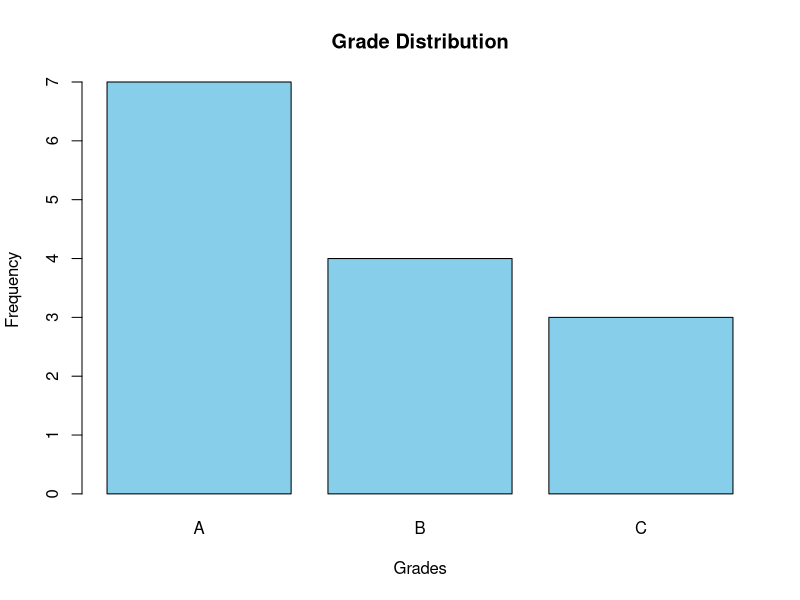
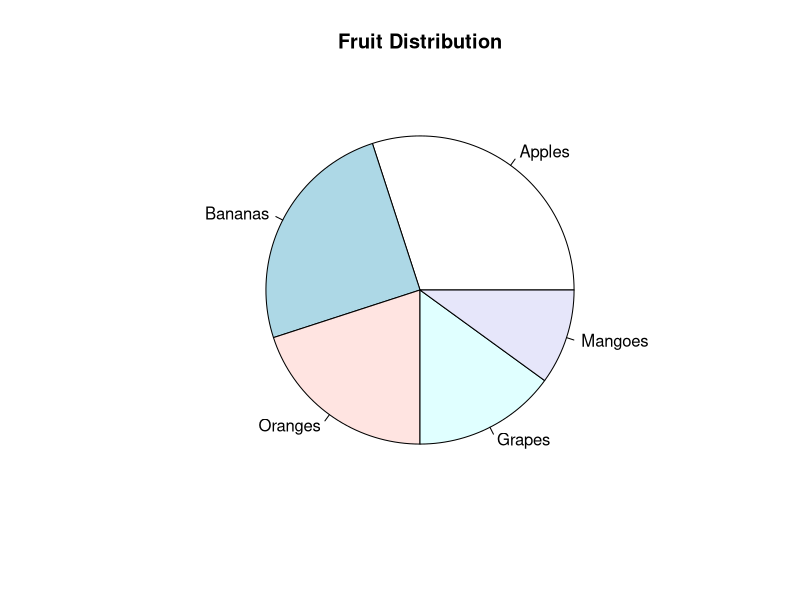

The R script that drew these images, in order:
## ---- chunk 1
# Muestra
grades <- c("A", "B", "A", "C", "B", "A", "A", "C", "B", "A", "A", "A", "B", "C")

# Crear una tabla de frecuencias utilizando la función table()
freq_table <- table(grades)
freq_table
## ---- chunk 2
# Creat gráfico de barras utilizando barplot()
barplot(freq_table, main = "Grade Distribution", xlab = "Grades", ylab = "Frequency", col = "skyblue")
## ---- chunk 3
# Muestra datos
fruits <- c("Apples", "Bananas", "Oranges", "Grapes", "Mangoes")
percentages <- c(30, 25, 20, 15, 10)

# Crear un gráfico circular utilizando pie()
pie(percentages, labels = fruits, main = "Fruit Distribution")
## ---- chunk 4
# Datos de muestra (puntuaciones de exámenes)
scores <- c(85, 92, 88, 78, 95, 89, 84, 90, 86, 93)

# Calcula la puntuación media (promedio)
mean_score <- mean(scores)
mean_score

# Calcula la puntuación mediana
median_score <- median(scores)
median_score 

# Calcula las puntuaciones mínimas y máximas
min_score <- min(scores)
min_score
max_score <- max(scores)
max_score

# Calcula el rango de puntuaciones
score_range <- max_score - min_score
score_range

# Calcula la desviación estándar de las puntuaciones
score_sd <- sd(scores)
score_sd

# Calcula el primer cuartil (Q1)
q1 <- quantile(scores, 0.25)
q1

# Calcula el tercer cuartil (Q3)
q3 <- quantile(scores, 0.75)
q3

# Calcula el rango intercuartil (IQR)
iqr <- q3 - q1
iqr

# Calcula la varianza
var(scores)

# calcula el coeficiente de variación

sd_cal <- sd(scores)
media_cal <- mean(scores)
CV <- sd_cal/media_cal*100
CV
## ---- chunk 5
# Generar una función, pues R no tiene una función propia para calcular la moda. 
getmode <- function(v) {
   uniqv <- unique(v)
   uniqv[which.max(tabulate(match(v, uniqv)))]
}

a <- c(45, 35, 32, 78, 79, 67, 32)
getmode(a)
## ---- chunk 6
# Datos de muestra (puntuaciones de pruebas)
scores <- c(85, 92, 88, 78, 95, 89, 84, 90, 86, 93)

# Calcular la media de la muestra
sample_mean <- mean(scores)

# Calcular el tamaño de la muestra
sample_size <- length(scores)

# Calcular la desviación estándar de la muestra
sample_sd <- sd(scores)

# Calcular el erro estándar de la muestra (SEM)
SEM <- sample_sd / sqrt(sample_size)

cat("Sample Mean:", sample_mean, "\n")
cat("Standard Error of the Mean (SEM):", SEM)
